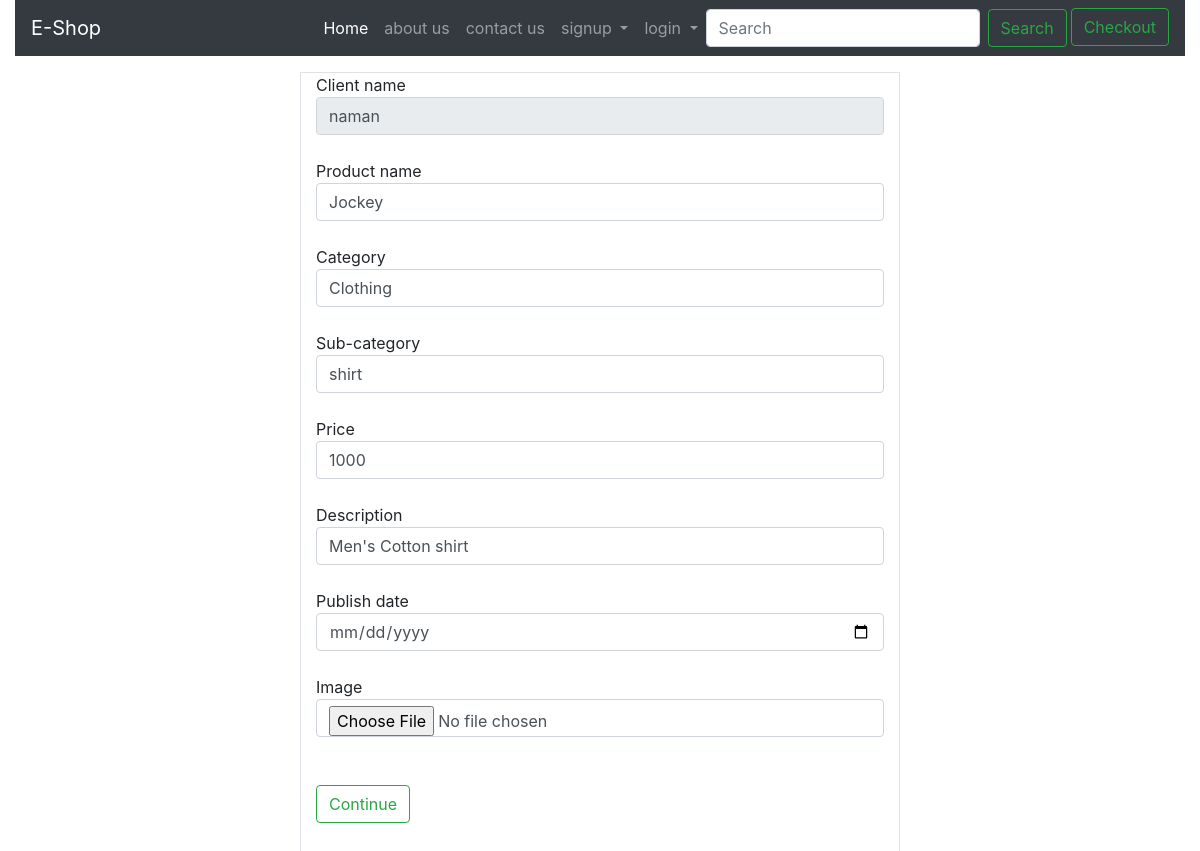
The page /editproduct?q=7 on the database its author committed.
### page1/models.py (models this page shows, shortened)
class product(models.Model):
    product_id = models.AutoField
    client_name=models.CharField(max_length=50,default="")
    product_name= models.CharField(max_length=50,default="")
    category=models.CharField(max_length=50,default="")
    subcategoru=models.CharField(max_length=50,default="")
    price=models.IntegerField(default=0)
    desc=models.CharField(max_length=300,default="")
    pub_date=models.DateField()
    image=models.ImageField(upload_to="page1/images",default="")

### page1/views.py (the view, shortened to what this page needs)
# urls.py: path('editproduct',views.editproduct,name="editpro"),
def editproduct(request):
    s=product.objects.get(pk=request.GET.get('q'))
    return render(request,'page1/editproduct.html',{'msg':s})

### page1/templates/page1/editproduct.html (shortened to what this page needs)
{% extends 'page1/basic.html' %}
{% block body%}
<br>
<br>
<br>
<div class="container border" id="main">
    <form action="editproduct?q={{msg.id}}" method="POST" enctype="multipart/form-data">
        Client name <br><input type="text" class="form-control" name="txtuser" readonly="true" value="{{msg.client_name}}"> <br>
        Product name <br><input type="text" class="form-control" name="txtname" value="{{msg.product_name}}"> <br>
        Category <br><input type="text" class="form-control" name="txtcat" value="{{msg.category}}"> <br>
        Sub-category <br><input type="text" class="form-control" name="txtsub" value="{{msg.subcategoru}}"> <br>
        Price<br> <input type="number" class="form-control" name="txtprice" value="{{msg.price}}"><br>
        Description<br> <input type="text" name="txtdesc" class="form-control" value="{{msg.desc}}"> <br>
        Publish date<br> <input type="date" name="txtpub" class="form-control" value="{{msg.pub_date}}" required><br>
        Image <input type="file"  name="txtimage" class="form-control" value="{{msg.image.url}}" required> <br><br>
        <input type="submit" value="Continue" class="btn btn-outline-success"><br>
    </form>
</div>
    {%endblock%}

### rows shown on the page
product: txtuser "naman", txtname "Jockey", txtcat "Clothing", txtsub "shirt", txtprice "1000", txtdesc "Men's Cotton shirt"
